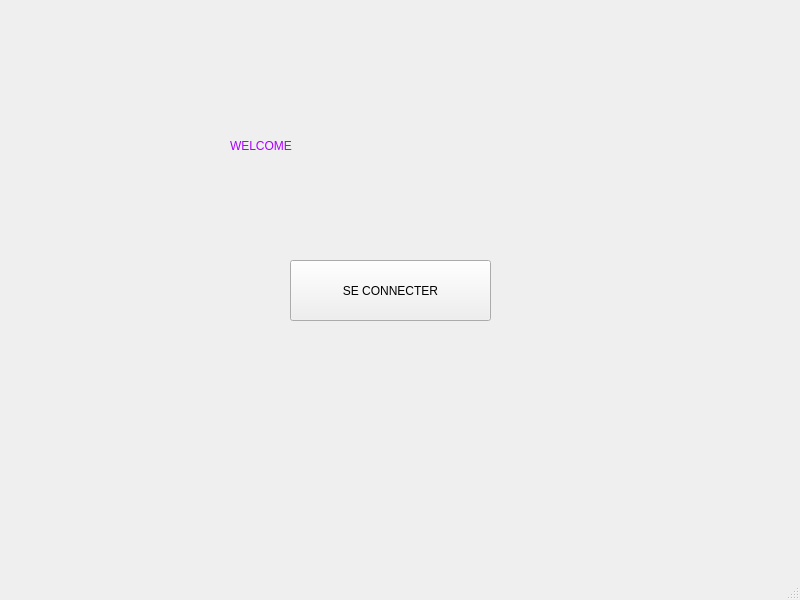
<?xml version="1.0" encoding="UTF-8"?>
<ui version="4.0">
 <class>menu_principal</class>
 <widget class="QMainWindow" name="menu_principal">
  <property name="geometry">
   <rect>
    <x>0</x>
    <y>0</y>
    <width>800</width>
    <height>600</height>
   </rect>
  </property>
  <property name="windowTitle">
   <string>menu_principal</string>
  </property>
  <widget class="QWidget" name="centralwidget">
   <widget class="QPushButton" name="pushButton">
    <property name="geometry">
     <rect>
      <x>290</x>
      <y>260</y>
      <width>201</width>
      <height>61</height>
     </rect>
    </property>
    <property name="styleSheet">
     <string notr="true">font: 63 italic 18pt &quot;Lucida Sans&quot;;</string>
    </property>
    <property name="text">
     <string>SE CONNECTER</string>
    </property>
   </widget>
   <widget class="QLabel" name="label">
    <property name="geometry">
     <rect>
      <x>230</x>
      <y>110</y>
      <width>331</width>
      <height>71</height>
     </rect>
    </property>
    <property name="styleSheet">
     <string notr="true">color: rgb(170, 0, 255);
font: 75 italic 48pt &quot;Rockwell&quot;;
</string>
    </property>
    <property name="text">
     <string>WELCOME</string>
    </property>
   </widget>
  </widget>
  <widget class="QMenuBar" name="menubar">
   <property name="geometry">
    <rect>
     <x>0</x>
     <y>0</y>
     <width>800</width>
     <height>21</height>
    </rect>
   </property>
  </widget>
  <widget class="QStatusBar" name="statusbar"/>
 </widget>
 <resources/>
 <connections/>
</ui>
